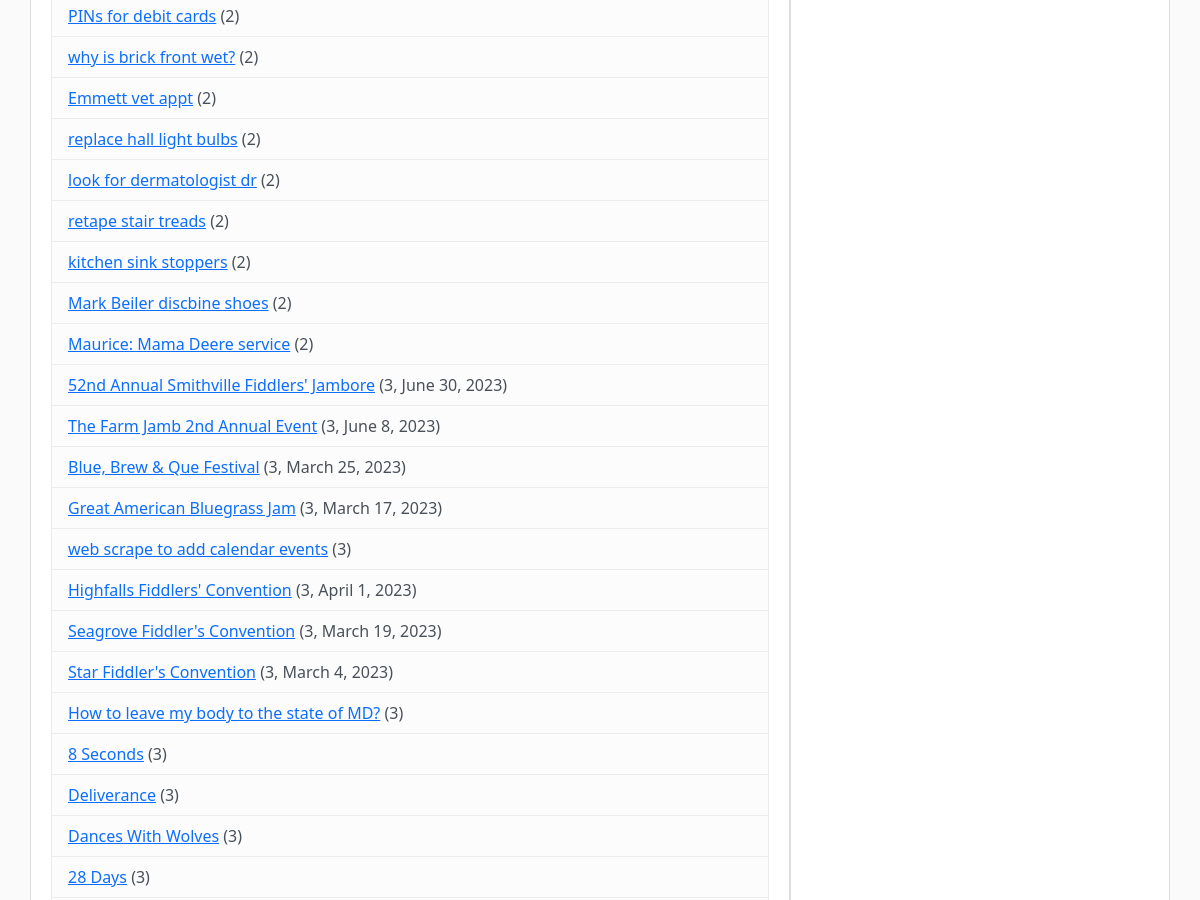
Before: /task/200/ (signed in, middle part) with the older database file.
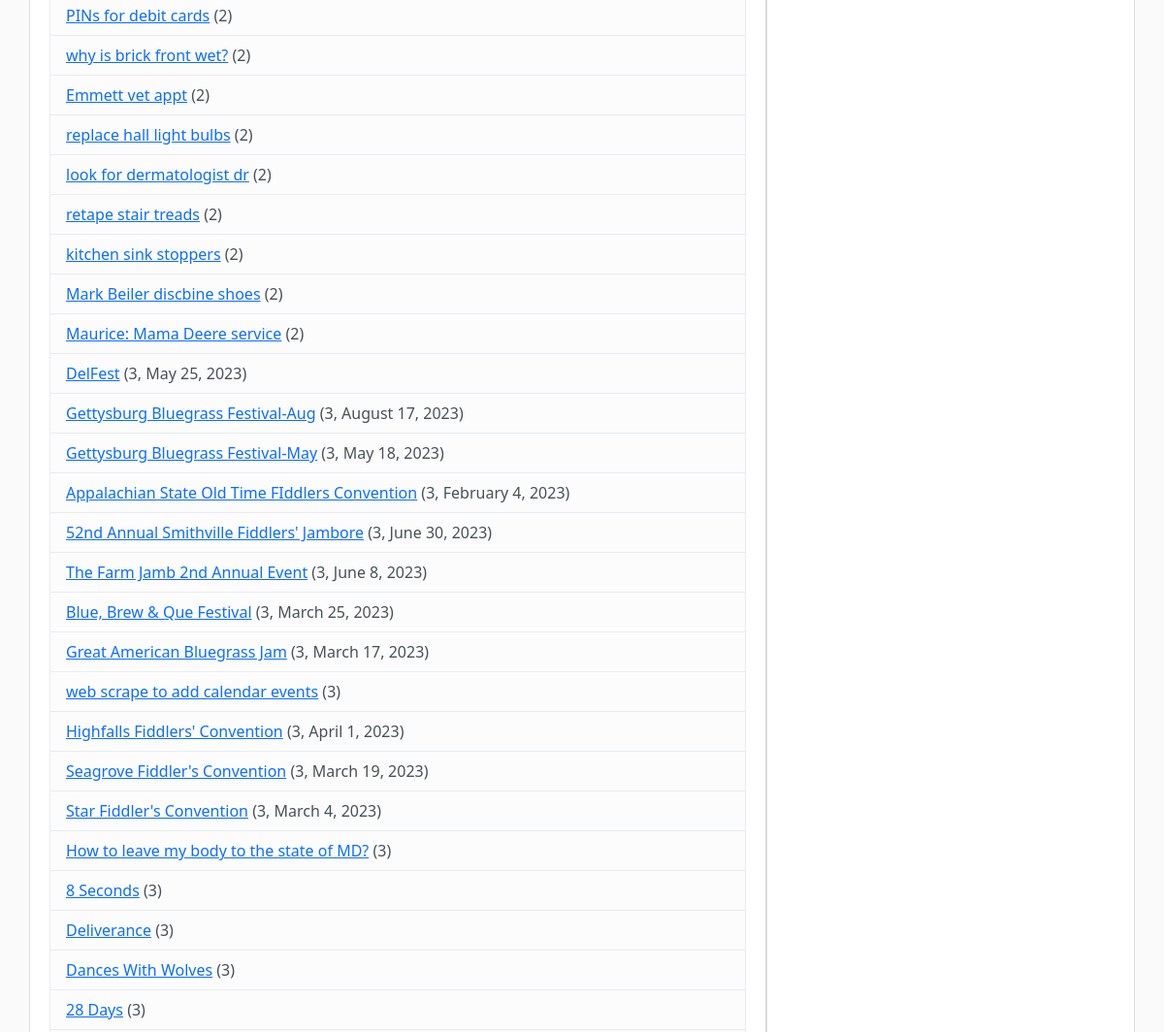
After: the same page with the newer database file.
### tasks/models.py (models this page shows, shortened)
class Task(models.Model):
	PRIORITIES = (
		(1, 'First thing'),
		(2, 'ASAP'),
		(3, 'Soon'),
		(4, 'Whenever'),
	)
	name = models.CharField(max_length=60)
	notes = models.TextField(blank=True)
	date_added = models.DateTimeField(auto_now_add=True)
	user_date = models.DateTimeField(blank=True, null=True)
	priority = models.IntegerField(choices=PRIORITIES, default=3)
	url = models.URLField(blank=True, null=True)
	lists = models.ManyToManyField(List, related_name='tasks')
	owner = models.ForeignKey(User, on_delete=models.CASCADE)
	class Meta:
		ordering = ['priority', '-date_added']

### tasks/views.py (the view)
# urls.py: path('task/<int:task_id>/', views.task, name='tasks-task'),
@login_required
def task(request, task_id):
	task = Task.objects.get(id=task_id)
	task_lists = task.lists.all()
	lists = List.objects.filter(owner=request.user)
	tasks = Task.objects.filter(owner=request.user)
	context = {'task': task, 'task_lists': task_lists, 'lists': lists, 'tasks': tasks}
	return render(request, 'tasks/task.html', context)

### tasks/templates/tasks/task.html (shortened to what this page needs)
{% extends 'tasks/base.html' %}

### tasks/templates/tasks/base.html (shortened to what this page needs)
{% load static %}
<!DOCTYPE html>
<html lang="en">
<head>
	<link href="https://cdn.jsdelivr.net/npm/bootstrap@5.3.0-alpha1/dist/css/bootstrap.min.css" rel="stylesheet">
	<link rel="stylesheet" type="text/css" href="{% static 'tasks/main.css' %}">
</head>
<body>
	<main role="main" class="container">
		<div class="row">
			<div class="content-section col-md-8">
				<p class='text-muted'>
					<ul class="list-group">
						{% for task in tasks %}
						<li class="list-group-item list-group-item-light">
						<a href="{% url 'tasks-task' task.id %}">{{ task.name }}</a> ({{task.priority}}{% if task.user_date %}, {{ task.user_date|date:'F j, Y' }}{% endif %})</li>{% endfor %}
					</ul>
				</p>
			</div>
			<div class="content-section col-md-4">
			</div>
		</div>
	</main>
</body>
</html>

Changed rows visible on the page:
added Task: name "DelFest", priority "3", user_date "May 25, 2023"
added Task: name "Gettysburg Bluegrass Festival-Aug", priority "3", user_date "August 17, 2023"
added Task: name "Gettysburg Bluegrass Festival-May", priority "3", user_date "May 18, 2023"
added Task: name "Appalachian State Old Time FIddlers Convention", priority "3", user_date "February 4, 2023"
